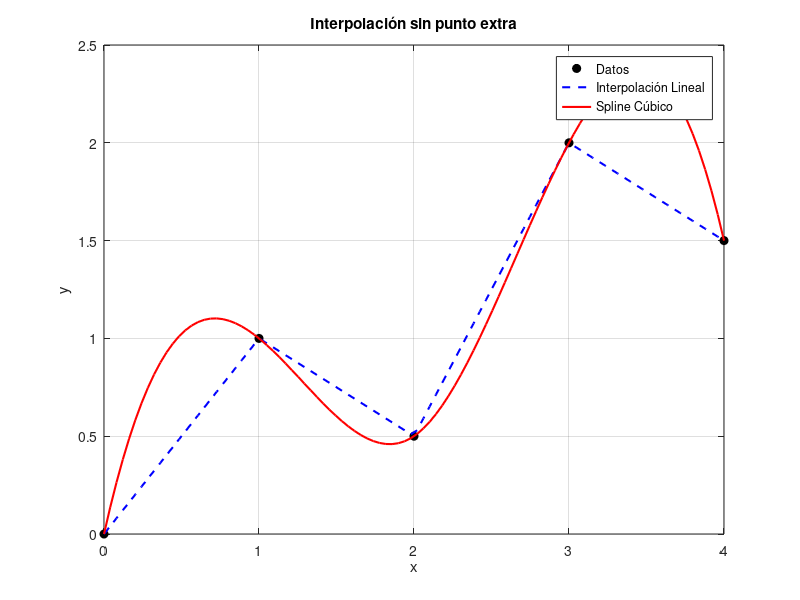
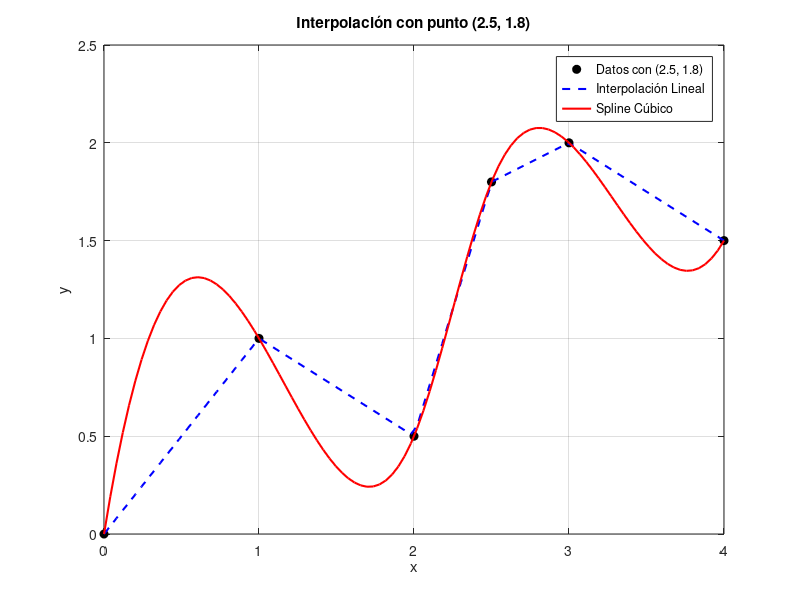

MATLAB code to generate these figures, in order:
% Datos originales
x = [0, 1, 2, 3, 4];
y = [0, 1, 0.5, 2, 1.5];

% Puntos de interpolación
xi = linspace(0, 4, 100);

% Interpolación lineal y spline
yi_linear = interp1(x, y, xi, 'linear');
yi_spline = interp1(x, y, xi, 'spline');

% Graficar interpolaciones
figure;
plot(x, y, 'ko', 'MarkerFaceColor', 'k'); hold on;
plot(xi, yi_linear, '--b', 'LineWidth', 1.5);
plot(xi, yi_spline, '-r', 'LineWidth', 1.5);
legend('Datos', 'Interpolación Lineal', 'Spline Cúbico');
title('Interpolación sin punto extra');
xlabel('x');
ylabel('y');
grid on;
hold off;

%% Ahora agregamos el nuevo punto (2.5, 1.8)
x2 = [0, 1, 2, 2.5, 3, 4];
y2 = [0, 1, 0.5, 1.8, 2, 1.5];

% Nuevos puntos de interpolación
xi2 = linspace(0, 4, 100);

% Nuevas interpolaciones
yi2_linear = interp1(x2, y2, xi2, 'linear');
yi2_spline = interp1(x2, y2, xi2, 'spline');

% Graficar interpolaciones con el nuevo punto
figure;
plot(x2, y2, 'ko', 'MarkerFaceColor', 'k'); hold on;
plot(xi2, yi2_linear, '--b', 'LineWidth', 1.5);
plot(xi2, yi2_spline, '-r', 'LineWidth', 1.5);
legend('Datos con (2.5, 1.8)', 'Interpolación Lineal', 'Spline Cúbico');
title('Interpolación con punto (2.5, 1.8)');
xlabel('x');
ylabel('y');
grid on;
hold off;
